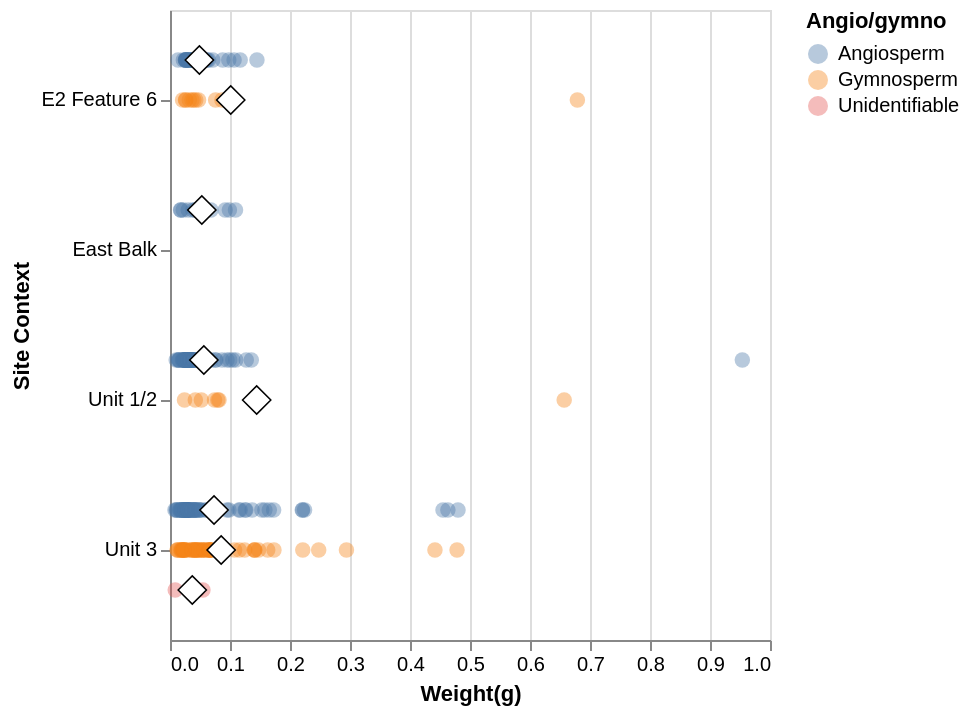

Source (notebook cell):
### Markdown cell above
### Layering Example 
We can use layering to visualize how wood specimen weights vary across site contexts and botanical groups. Instead of overwhelming a single mark type, layering will help us combine the raw points with summary statistics and create a visual hierarchy to distinguish between individual measurements and group means.

### Code cell
# Create a scatter plot displaying individual wood specimen weights by context
points = alt.Chart(data).#(
    size=60,
    opacity=0.4
).encode(
    alt.X('Weight (g):Q', title='Weight(g)'),
    alt.Y('Context:N', title='Site Context'),
    alt.YOffset(#), #Offset here will separate botanical groups vertically within each context
    alt.Color('Angio/gymno:N'),
    tooltip=['FS #', 'Wood #', 'Family', 'Weight (g)']
)

# Layer mean weight per botanical group within each context
mean_points = alt.Chart(data).mark_point(
    size=200,
    filled=True,
    shape=#,
    fill=#,
    stroke=#,
    strokeWidth=#
).encode(
    alt.X('mean(Weight (g)):Q'),
    alt.Y('Context:N'),
    alt.YOffset(#)
)

# Now we can combine them with one line
#
chart

### Figure 1 — Vega-Lite specification as saved in the notebook (floating-point values rounded to 4 significant figures; data arrays with more than 128 entries replaced by an {"elided": "..."} marker saying what was removed)
{"config": {"view": {"continuousWidth": 300, "continuousHeight": 300}}, "layer": [{"mark": {"type": "circle", "opacity": 0.4, "size": 60}, "encoding": {"color": {"field": "Angio/gymno", "type": "nominal"}, "tooltip": [{"field": "FS #", "type": "quantitative"}, {"field": "Wood #", "type": "nominal"}, {"field": "Family", "type": "nominal"}, {"field": "Weight (g)", "type": "quantitative"}], "x": {"field": "Weight (g)", "title": "Weight(g)", "type": "quantitative"}, "y": {"field": "Context", "title": "Site Context", "type": "nominal"}, "yOffset": {"field": "Angio/gymno", "type": "nominal"}}}, {"mark": {"type": "point", "fill": "white", "filled": true, "shape": "diamond", "size": 200, "stroke": "black", "strokeWidth": 0.75}, "encoding": {"x": {"aggregate": "mean", "field": "Weight (g)", "type": "quantitative"}, "y": {"field": "Context", "type": "nominal"}, "yOffset": {"field": "Angio/gymno", "type": "nominal"}}}], "data": {"name": "data-2e0d23946b6fc4e7af1860b645e36a51"}, "$schema": "https://vega.github.io/schema/vega-lite/v6.1.0.json", "datasets": {"data-2e0d23946b6fc4e7af1860b645e36a51": {"elided": "272 records"}}}
